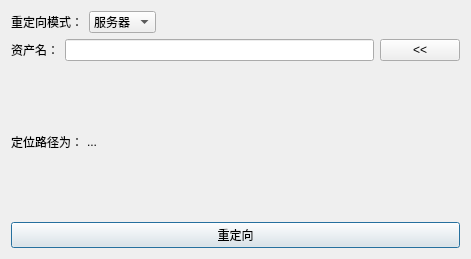
<?xml version="1.0" encoding="UTF-8"?>
<ui version="4.0">
 <class>Dialog</class>
 <widget class="QDialog" name="Dialog">
  <property name="geometry">
   <rect>
    <x>0</x>
    <y>0</y>
    <width>471</width>
    <height>259</height>
   </rect>
  </property>
  <property name="windowTitle">
   <string>贴图重定向</string>
  </property>
  <layout class="QGridLayout" name="gridLayout">
   <item row="4" column="0">
    <layout class="QVBoxLayout" name="verticalLayout">
     <item>
      <layout class="QHBoxLayout" name="horizontalLayout_3">
       <item>
        <widget class="QLabel" name="label_2">
         <property name="minimumSize">
          <size>
           <width>0</width>
           <height>10</height>
          </size>
         </property>
         <property name="maximumSize">
          <size>
           <width>70</width>
           <height>16777215</height>
          </size>
         </property>
         <property name="text">
          <string>定位路径为：</string>
         </property>
        </widget>
       </item>
       <item>
        <widget class="QLabel" name="img_path_lb">
         <property name="text">
          <string>...</string>
         </property>
        </widget>
       </item>
      </layout>
     </item>
     <item>
      <widget class="QPushButton" name="change_doit_pb">
       <property name="text">
        <string>重定向</string>
       </property>
      </widget>
     </item>
    </layout>
   </item>
   <item row="2" column="0">
    <layout class="QHBoxLayout" name="horizontalLayout_2">
     <item>
      <widget class="QLabel" name="label">
       <property name="text">
        <string>资产名：</string>
       </property>
      </widget>
     </item>
     <item>
      <widget class="QLineEdit" name="asset_name_le"/>
     </item>
     <item>
      <widget class="QPushButton" name="input_asset_name_pb">
       <property name="text">
        <string>&lt;&lt;</string>
       </property>
      </widget>
     </item>
    </layout>
   </item>
   <item row="0" column="0">
    <layout class="QHBoxLayout" name="horizontalLayout">
     <item>
      <widget class="QLabel" name="label_3">
       <property name="sizePolicy">
        <sizepolicy hsizetype="Minimum" vsizetype="Minimum">
         <horstretch>0</horstretch>
         <verstretch>0</verstretch>
        </sizepolicy>
       </property>
       <property name="maximumSize">
        <size>
         <width>80</width>
         <height>16777215</height>
        </size>
       </property>
       <property name="text">
        <string>重定向模式：</string>
       </property>
      </widget>
     </item>
     <item>
      <widget class="QComboBox" name="comboBox">
       <item>
        <property name="text">
         <string>服务器</string>
        </property>
       </item>
       <item>
        <property name="text">
         <string>本地</string>
        </property>
       </item>
      </widget>
     </item>
     <item>
      <spacer name="horizontalSpacer">
       <property name="orientation">
        <enum>Qt::Horizontal</enum>
       </property>
       <property name="sizeHint" stdset="0">
        <size>
         <width>40</width>
         <height>20</height>
        </size>
       </property>
      </spacer>
     </item>
    </layout>
   </item>
   <item row="3" column="0">
    <layout class="QHBoxLayout" name="horizontalLayout_4"/>
   </item>
  </layout>
 </widget>
 <resources/>
 <connections/>
</ui>
